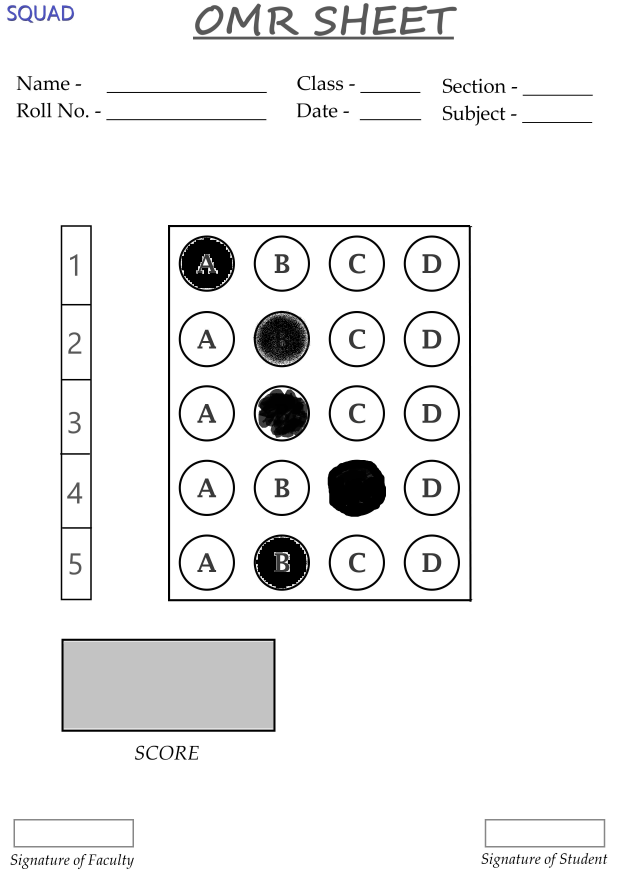
#> input picture testCase/test1.jpg, 2480 x 3508 px, found by its file name (shown at 1/4 size)
$ python Project_1.py
#> lines starting #> are read from the running program, lines starting #| are printed output that depends on the picture; after the words box and inside, x2 and y2 are one past the last pixel; in counts of white or black regions, pixels touching at a corner belong together
### Project_2.py
import cv2
import numpy as np


def rectCont(cont):#Check if given contour is rectangle
    rectCon = []
    for i in cont:
        area = cv2.contourArea(i)
        if area > 50:
            perimeter = cv2.arcLength(i, True)
            sides = cv2.approxPolyDP(i, 0.02 * perimeter, True)
            if len(sides) == 4:
                rectCon.append(i)
    rectCon = sorted(rectCon, key=cv2.contourArea, reverse=True)
    return rectCon


def getCornerPoints(cont):#Find the corners of given the rectangle
    perimeter = cv2.arcLength(cont, True)
    sides = cv2.approxPolyDP(cont, 0.02 * perimeter, True)
    return sides


def reorder(points):#Arrange all the points of rectangle
    points = points.reshape((4, 2))
    newPoints = np.zeros((4, 1, 2), np.int32)
    add = points.sum(1)
    newPoints[0] = points[np.argmin(add)]
    newPoints[3] = points[np.argmax(add)]
    diff = np.diff(points, axis=1)
    newPoints[1] = points[np.argmin(diff)]
    newPoints[2] = points[np.argmax(diff)]
    return newPoints

# Function to split the image in boxes
def splitBoxes(img, questions, options):
    rows = np.vsplit(img, questions)
    boxes = []
    for r in rows:
        cols = np.hsplit(r, options)
        for box in cols:
            boxes.append(box)
    return boxes
# Function to show answer
def showAnswers(img, index, scoring, ans, questions, options):
    width = int(img.shape[1]/questions)
    height = int(img.shape[0]/options)
    for x in range(0, questions):
        answer = index[x]
        X = (answer * height) + height // 2
        Y = (x * width) + width // 2
        if scoring[x] == 1:
            colour = (0, 255, 0)
            cv2.circle(img, (X, Y), 60, colour, cv2.FILLED)
        else:
            colour = (0, 0, 255)
            correctAns = ans[x]
            cv2.circle(img, ((correctAns*height)+height//2,
                             (x*width)+width//2), 30, (0, 255, 0), cv2.FILLED)
            if(answer != -1):
                cv2.circle(img, (X, Y), 60, colour, cv2.FILLED)

    return img

### Project_1.py
import cv2
import numpy as np
import Project_2

#Read the image
Image = "testCase\\test1.jpg"
ImgWidth = 700
Imgheight = 700
questions = 5
options = 4
solu = [0, 1, 2, 2, 3]

img = cv2.imread(Image)
#> img is the input picture: shape (3508, 2480, 3); mean B, G, R 239.2, 239.1, 239.1
img = cv2.resize(img, (ImgWidth, Imgheight))#Resize Image
#> img: shape (700, 700, 3)
imgBigCont = img.copy()
imgCont = img.copy()
finalImg = img.copy()

#Perform Preprocessing in image
grayImg = cv2.cvtColor(img, cv2.COLOR_BGR2GRAY)#Gray Image
blurImg = cv2.GaussianBlur(grayImg, (5, 5), 1)#Blur Gray Image
cannyImg = cv2.Canny(blurImg, 10, 50)#Canny Image
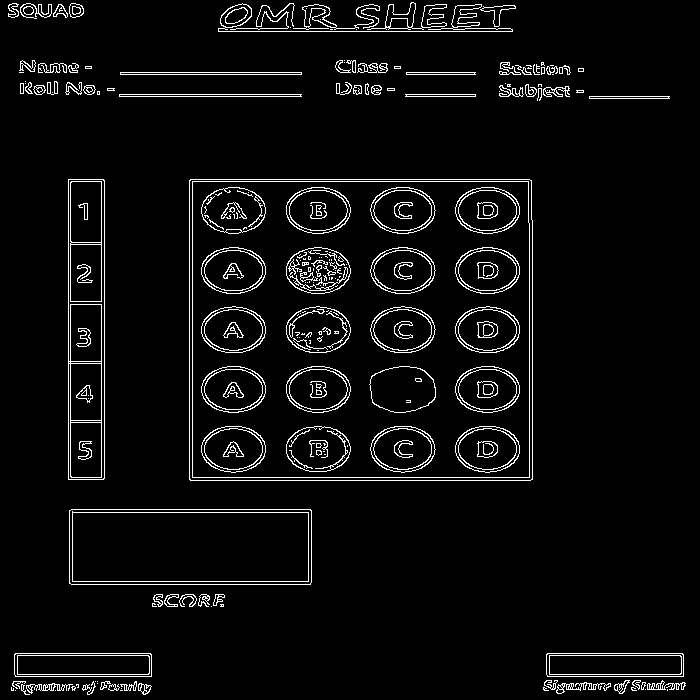
#> cannyImg: shape (700, 700); 4.8% white in thin lines or dots

cont, hierarchy = cv2.findContours(
    cannyImg, cv2.RETR_EXTERNAL, cv2.CHAIN_APPROX_NONE)# Find all Contours
#> cont = 111 contours, 53 with area under 20; largest, box (x1, y1, x2, y2) and area: (189, 179, 533, 481) 103198, (69, 509, 312, 585) 18145, (68, 179, 105, 480) 10799, (546, 653, 684, 677) 3148, (14, 653, 152, 677) 3148
rectCon = Project_2.rectCont(cont) #Filter rectangles from Countours
#> the loop in rectCont, `for i in cont:` made 111 passes
#> (area, perimeter, sides) on passes 30, 31, 40, 41, 42, 43, 44, 45, 73, 74: (3148.5, 318.2, [[546, 654], [547, 676], [683, 676], [682, 653]]), (3148.5, 318.2, [[14, 654], [15, 676], [151, 676], [150, 653]]), (18145, 631.7, [[69, 510], [71, 584], [311, 582], [310, 509]]), (103198.5, 1285.1, [[189, 180], [190, 480], [532, 479], [531, 180]]), (10799, 670.8, [[68, 179], [68, 479], [103, 479], [104, 180]]), (159, 164.8, [[589, 96], [669, 98]]), (139, 144.8, [[405, 94], [475, 96]]), (363, 368.8, [[119, 94], [301, 96]]), (137, 142.8, [[406, 72], [475, 74]]), (362, 366, [[120, 72], [301, 74]])
#> (area, perimeter) on passes 15, 17, 19, 26, 28, 35: (95, 41.8), (136, 203.7), (172.5, 244.4), (114, 173.1), (98.5, 50.87), (58, 50.14)
#> after the loop in rectCont, `for i in cont:`: rectCon = 5 contours; box (x1, y1, x2, y2) and area: (189, 179, 533, 481) 103198, (69, 509, 312, 585) 18145, (68, 179, 105, 480) 10799, (546, 653, 684, 677) 3148, (14, 653, 152, 677) 3148
bigCont = Project_2.getCornerPoints(rectCon[0])#Corner points of biggest rectangle(For OMR box)
#> in getCornerPoints, `perimeter = cv2.arcLength(cont, True)`: perimeter = 1285.1
#> in getCornerPoints, `sides = cv2.approxPolyDP(cont, 0.02 * perimeter, True)`: sides = [[189, 180], [190, 480], [532, 479], [531, 180]]
#> bigCont = [[189, 180], [190, 480], [532, 479], [531, 180]]
gradeScore = Project_2.getCornerPoints(rectCon[1])#Corner points of secnod biggest rectangle(For grade box)
#> gradeScore = [[69, 510], [71, 584], [311, 582], [310, 509]]
bigCont = Project_2.reorder(bigCont)
#> in reorder, `points = points.reshape((4, 2))`: points = [[189, 180], [190, 480], [532, 479], [531, 180]]
#> in reorder, `add = points.sum(1)`: add = [369, 670, 1011, 711]
#> in reorder, `diff = np.diff(points, axis=1)`: diff = [-9, 290, -53, -351]
#> bigCont = [[189, 180], [531, 180], [190, 480], [532, 479]]
gradeScore = Project_2.reorder(gradeScore)
#> gradeScore = [[69, 510], [310, 509], [71, 584], [311, 582]]

pt1 = np.float32(bigCont)
#> pt1 = [[189, 180], [531, 180], [190, 480], [532, 479]]
pt2 = np.float32(
    [[0, 0], [ImgWidth, 0], [0, Imgheight], [ImgWidth, Imgheight]])
matrix = cv2.getPerspectiveTransform(pt1, pt2)
#> matrix = [[2.04, -0.00679, -383.6], [-3.76e-16, 2.33, -419.2], [-9.73e-06, 6.5e-08, 1]]
imgCol = cv2.warpPerspective(img, matrix, (ImgWidth, Imgheight))
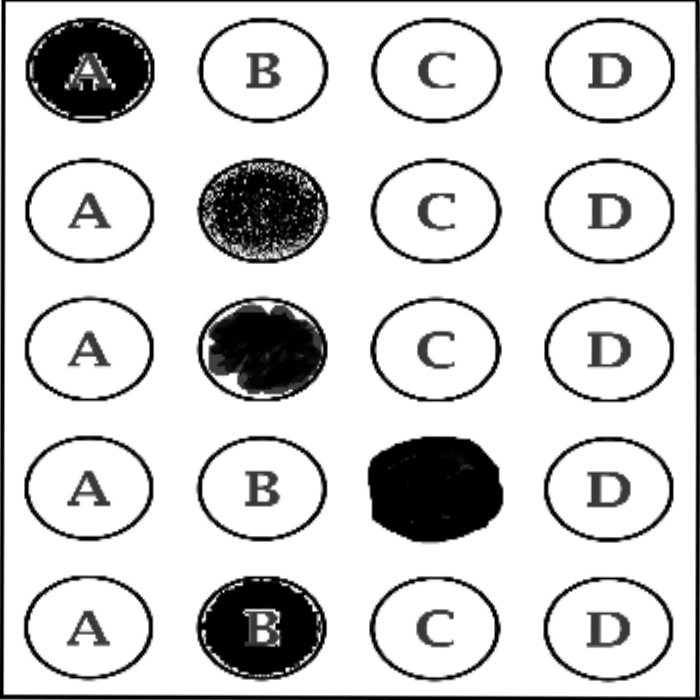
#> imgCol: shape (700, 700, 3); mean B, G, R 209.1, 209.1, 209.1

ptG1 = np.float32(gradeScore)
#> ptG1 = [[69, 510], [310, 509], [71, 584], [311, 582]]
ptG2 = np.float32([[0, 0], [325, 0], [0, 150], [325, 150]])#Points for Grade box
matrixG = cv2.getPerspectiveTransform(ptG1, ptG2)
#> matrixG = [[1.29, -0.0349, -71.21], [0.00812, 1.96, -998.7], [-5.5e-05, -5.21e-05, 1]]
imgSD = cv2.warpPerspective(img, matrixG, (325, 150))


imgWG = cv2.cvtColor(imgCol, cv2.COLOR_BGR2GRAY)
imgThreshold = cv2.threshold(imgWG, 170, 255, cv2.THRESH_BINARY_INV)[1]
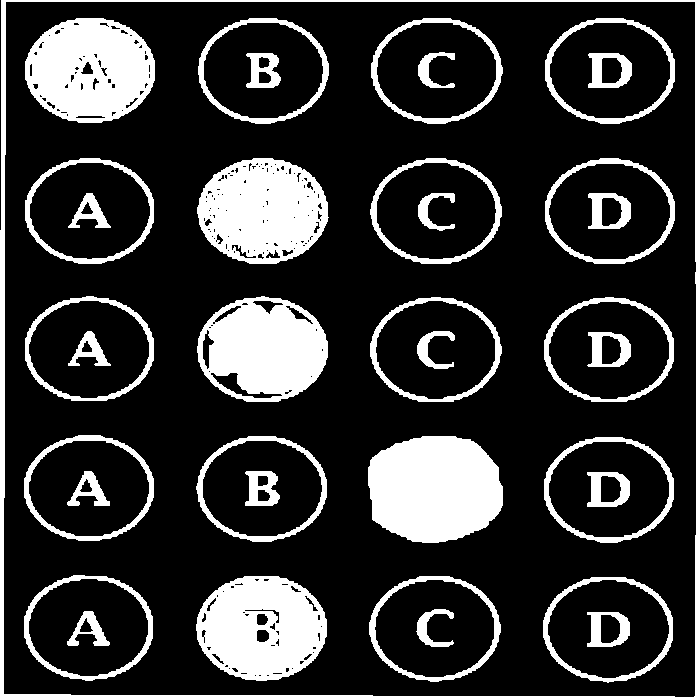
#> imgThreshold: shape (700, 700); 20.7% white; 36 white regions, largest, box (x1, y1, x2, y2) and area: (368, 436, 503, 543) 11779, (0, 0, 700, 700) 11021, (197, 158, 329, 264) 10300
boxes = Project_2.splitBoxes(imgThreshold, questions, options)
#> in splitBoxes, `rows = np.vsplit(img, questions)`: rows = 5 items
#> the loop in splitBoxes, `for r in rows:` made 5 passes
#> after the loop in splitBoxes, `for r in rows:`: boxes = 20 items
#> boxes = 20 items

rowCount = 0
colCount = 0
pixelValue = np.zeros((questions, options))

for val in boxes:
    netPixel = cv2.countNonZero(val)
    pixelValue[rowCount][colCount] = netPixel
    colCount += 1
    if (colCount == options):
        colCount = 0
        rowCount += 1
#> this loop made 20 passes
#> netPixel on passes 1 to 12: 11269, 2970, 2740, 3764, 3055, 10300, 2418, 3385, 3078, 9791, 2396, 3188
#> after the loop, colCount = 0; pixelValue = [[11269, 2970, 2740, 3764], [3055, 10300, 2418, 3385], [3078, 9791, 2396, 3188], [3108, 2641, 11779, 3284], [3895, 11054, 3128, 3960]]; rowCount = 5

index = []
for x in range(0, questions):
    arr = pixelValue[x]
    mx = max(arr)
    indexVal = np.where(arr == np.amax(arr))
    if mx>5000:
        index.append(indexVal[0][0])
    else:
        index.append(-1)
#> this loop made 5 passes
#> (arr, mx, indexVal) on passes 1 to 5: ([11269, 2970, 2740, 3764], 11269, ([0],)), ([3055, 10300, 2418, 3385], 10300, ([1],)), ([3078, 9791, 2396, 3188], 9791, ([1],)), ([3108, 2641, 11779, 3284], 11779, ([2],)), ([3895, 11054, 3128, 3960], 11054, ([1],))
#> after the loop, index = [0, 1, 1, 2, 1]

scoring = []
for x in range(0, questions):
    if solu[x] == index[x]:
        scoring.append(1)
    else:
        scoring.append(0)
#> after the loop, scoring = [1, 1, 0, 1, 0]
score = (sum(scoring)/questions)*100
#> score = 60
resultImg = imgCol.copy()
resultImg = Project_2.showAnswers(
    resultImg, index, scoring, solu, questions, options)
#> the loop in showAnswers, `for x in range(0, questions):` made 5 passes
#> (answer, X) on passes 1 to 5: (0, 87), (1, 262), (1, 262), (2, 437), (1, 262)
#> after the loop in showAnswers, `for x in range(0, questions):`:
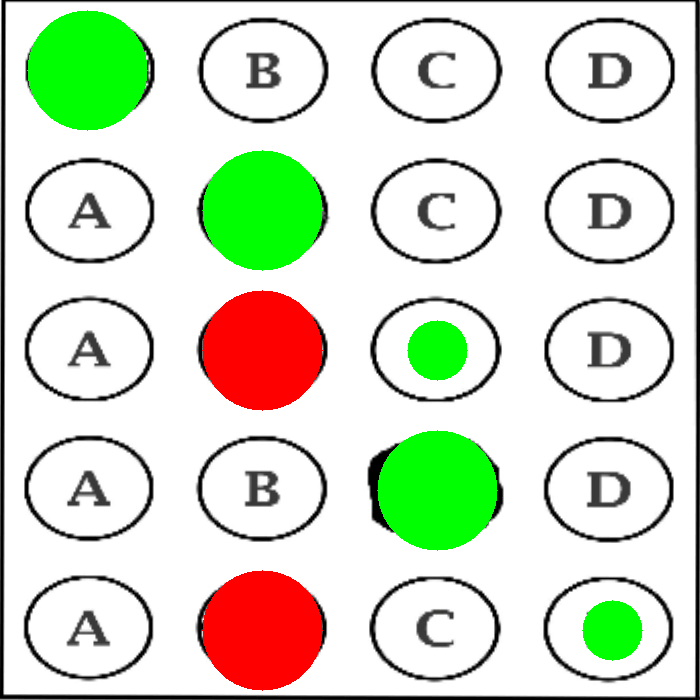
#> img: shape (700, 700, 3); mean B, G, R 200.8, 221.3, 212.5
rawImg = np.zeros_like(imgCol)
rawImg = Project_2.showAnswers(
    rawImg, index, scoring, solu, questions, options)
#> call 2 of showAnswers, with questions = 5, options = 4
#> the loop in showAnswers (call 2), `for x in range(0, questions):` made 5 passes
#> after the loop in showAnswers (call 2), `for x in range(0, questions):`:
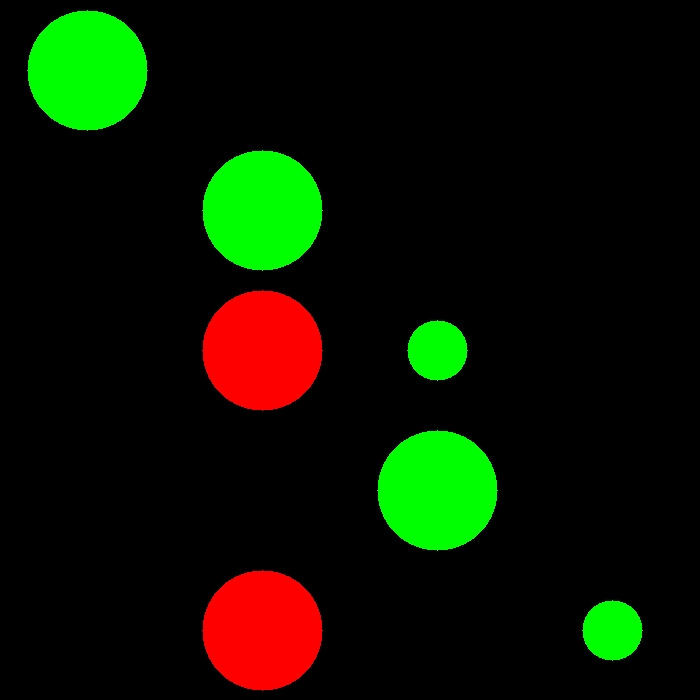
#> img: shape (700, 700, 3); mean B, G, R 0, 20.6, 11.7
invertedMatrix = cv2.getPerspectiveTransform(pt2, pt1)
#> invertedMatrix = [[0.491, 0.00143, 189], [0.00086, 0.429, 180], [4.78e-06, -1.4e-08, 1]]
imgInvWarp = cv2.warpPerspective(rawImg, invertedMatrix, (ImgWidth, Imgheight))

rawScoreImg = np.zeros_like(imgSD)
cv2.putText(rawScoreImg, str(int(score))+"%", (50, 100),
            cv2.FONT_HERSHEY_COMPLEX, 3, (0, 255, 255), 3)
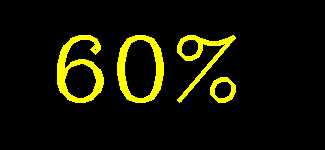
#> rawScoreImg: shape (150, 325, 3); mean of channels 0, 1, 2 0, 18.7, 18.7; drawn as B, G, R
revMatrix = cv2.getPerspectiveTransform(ptG2, ptG1)
#> revMatrix = [[0.755, 0.0153, 69], [0.0186, 0.509, 510], [4.25e-05, 2.74e-05, 1]]
revImgGD = cv2.warpPerspective(rawScoreImg, revMatrix, (ImgWidth, Imgheight))

finalImg = cv2.addWeighted(finalImg, 1, imgInvWarp, 1, 0)
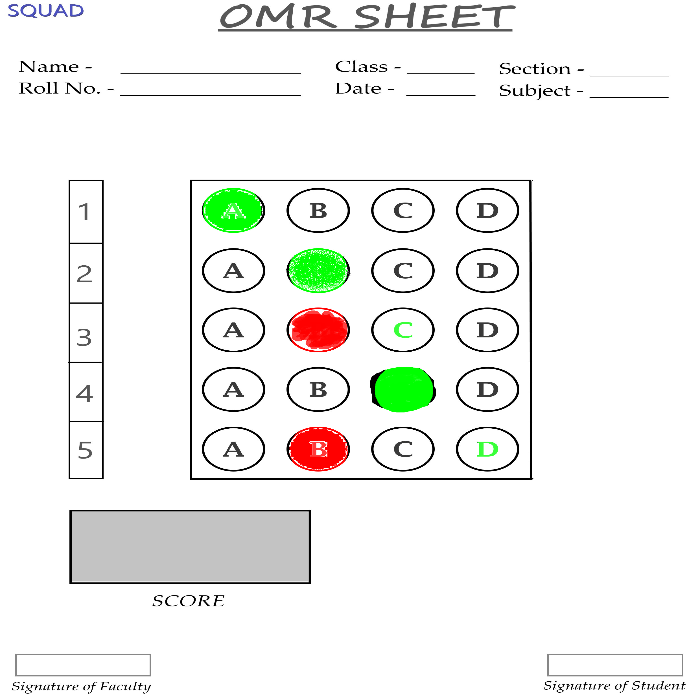
#> finalImg: shape (700, 700, 3); mean B, G, R 239.4, 242.4, 241.2
finalImg = cv2.addWeighted(finalImg, 1, revImgGD, 1, 0)

# printing the final output
cv2.imshow("Final Image", finalImg)

#wait 0 means manually closing thw window
cv2.waitKey(0)

$ run again, with testCase/test2.jpg copied over testCase/test1.jpg
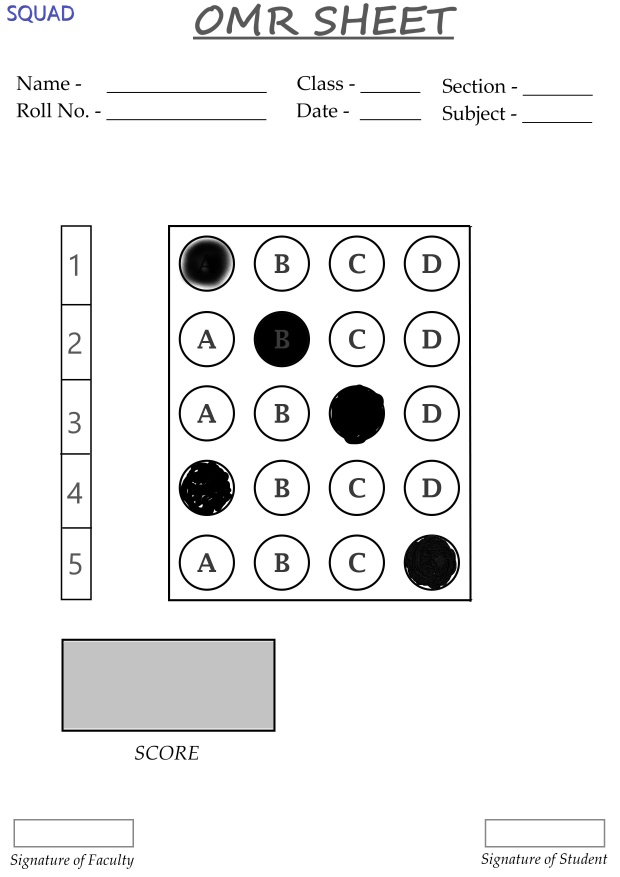
#> input picture testCase/test2.jpg, 2480 x 3508 px, found by its file name (shown at 1/4 size)
#> img is the input picture: shape (3508, 2480, 3); mean B, G, R 239, 238.9, 238.9
#> `cannyImg = cv2.Canny(blurImg, 10, 50)#Canny Image`:
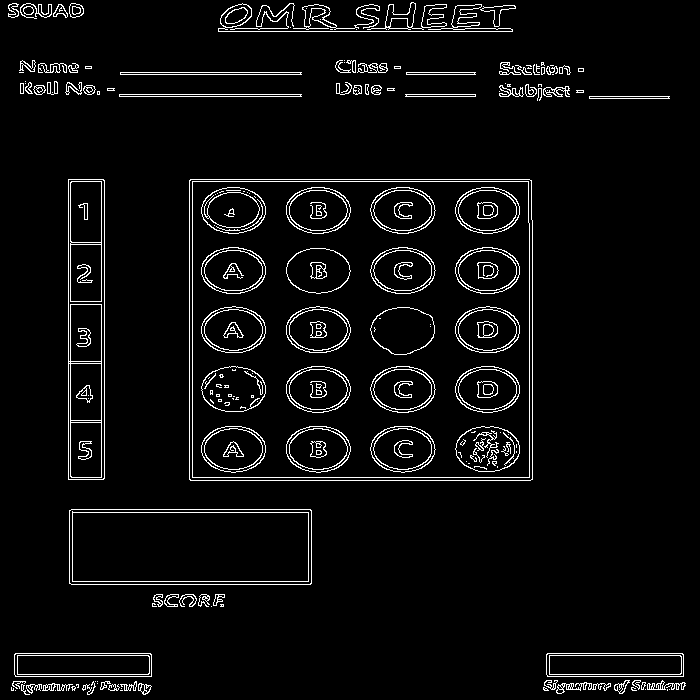
#> cannyImg: shape (700, 700); 4.7% white in thin lines or dots
#> cont = 113 contours, 56 with area under 20; largest, box (x1, y1, x2, y2) and area: (189, 179, 533, 481) 103198, (69, 509, 312, 585) 18146, (68, 179, 105, 480) 10799, (546, 653, 684, 677) 3148, (14, 653, 152, 677) 3148
#> the loop in rectCont, `for i in cont:` made 113 passes
#> (area, perimeter, sides) on passes 32, 33, 42, 43, 44, 45: (3148.5, 318.2, [[546, 654], [547, 676], [683, 676], [682, 653]]), (3148.5, 318.2, [[14, 654], [15, 676], [151, 676], [150, 653]]), (18146, 631.7, [[69, 510], [71, 584], [311, 583], [310, 509]]), (103198.5, 1285.1, [[189, 180], [190, 480], [532, 479], [531, 180]]), (10799, 670.8, [[68, 179], [68, 479], [103, 479], [104, 180]]), (159, 164.8, [[589, 96], [669, 98]])
#> after the loop in rectCont, `for i in cont:`: rectCon = 5 contours; box (x1, y1, x2, y2) and area: (189, 179, 533, 481) 103198, (69, 509, 312, 585) 18146, (68, 179, 105, 480) 10799, (546, 653, 684, 677) 3148, (14, 653, 152, 677) 3148
#> in getCornerPoints, `perimeter = cv2.arcLength(cont, True)`: perimeter = 1285.1
#> in getCornerPoints, `sides = cv2.approxPolyDP(cont, 0.02 * perimeter, True)`: sides = [[189, 180], [190, 480], [532, 479], [531, 180]]
#> `gradeScore = Project_2.getCornerPoints(rectCon[1])#Corner points of se..`: gradeScore = [[69, 510], [71, 584], [311, 583], [310, 509]]
#> points = [[189, 180], [190, 480], [532, 479], [531, 180]]
#> add = [369, 670, 1011, 711]
#> diff = [-9, 290, -53, -351]
#> `bigCont = Project_2.reorder(bigCont)`: bigCont = [[189, 180], [531, 180], [190, 480], [532, 479]]
#> `gradeScore = Project_2.reorder(gradeScore)`: gradeScore = [[69, 510], [310, 509], [71, 584], [311, 583]]
#> pt1 = [[189, 180], [531, 180], [190, 480], [532, 479]]
#> matrix = [[2.04, -0.00679, -383.6], [-3.76e-16, 2.33, -419.2], [-9.73e-06, 6.5e-08, 1]]
#> ptG1 = [[69, 510], [310, 509], [71, 584], [311, 583]]
#> matrixG = [[1.31, -0.0354, -72.38], [0.00814, 1.96, -1001.3], [-4.53e-07, -5.45e-05, 1]]
#> imgThreshold: shape (700, 700); 20.8% white; 36 white regions, largest, box (x1, y1, x2, y2) and area: (370, 296, 502, 409) 11252, (0, 0, 700, 700) 11021, (197, 158, 328, 264) 10859
#> rows = 5 items
#> the loop in splitBoxes, `for r in rows:` made 5 passes
#> after the loop in splitBoxes, `for r in rows:`: boxes = 20 items
#> the loop `for val in boxes:` made 20 passes
#> netPixel on passes 1 to 8: 10993, 2968, 2738, 3761, 3054, 10859, 2419, 3385
#> after the loop `for val in boxes:`: colCount = 0; pixelValue = [[10993, 2968, 2738, 3761], [3054, 10859, 2419, 3385], [3079, 2564, 11252, 3185], [11023, 2639, 2398, 3283], [3893, 3423, 3128, 11974]]; rowCount = 5
#> the loop `for x in range(0, questions):` made 5 passes
#> (arr, mx, indexVal) on passes 1 to 5: ([10993, 2968, 2738, 3761], 10993, ([0],)), ([3054, 10859, 2419, 3385], 10859, ([1],)), ([3079, 2564, 11252, 3185], 11252, ([2],)), ([11023, 2639, 2398, 3283], 11023, ([0],)), ([3893, 3423, 3128, 11974], 11974, ([3],))
#> after the loop `for x in range(0, questions):`: index = [0, 1, 2, 0, 3]
#> after the loop `for x in range(0, questions):`: scoring = [1, 1, 1, 0, 1]
#> score = 80
#> the loop in showAnswers, `for x in range(0, questions):` made 5 passes
#> (answer, X) on passes 1 to 5: (0, 87), (1, 262), (2, 437), (0, 87), (3, 612)
#> the loop in showAnswers (call 2), `for x in range(0, questions):` made 5 passes
#> invertedMatrix = [[0.491, 0.00143, 189], [0.00086, 0.429, 180], [4.78e-06, -1.4e-08, 1]]
#> revMatrix = [[0.742, 0.0153, 69], [-0.00299, 0.51, 510], [1.73e-07, 2.78e-05, 1]]
#> `finalImg = cv2.addWeighted(finalImg, 1, imgInvWarp, 1, 0)`:
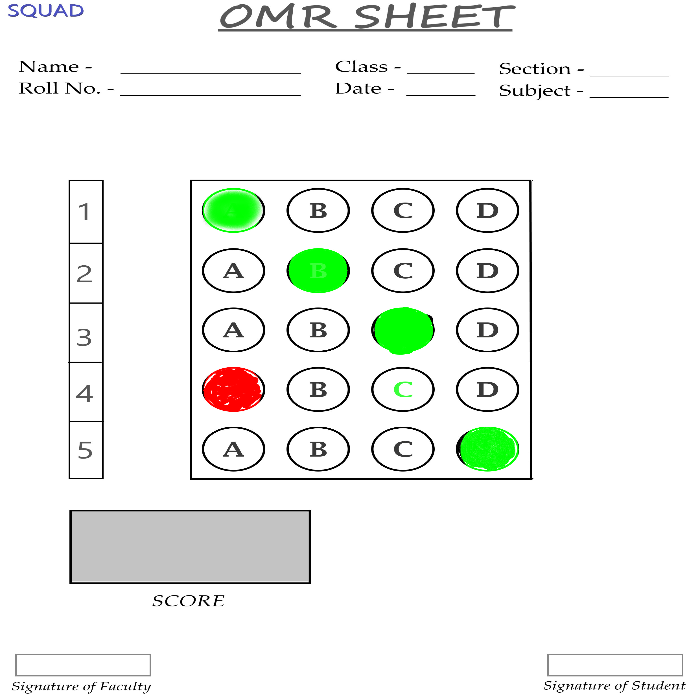
#> finalImg: shape (700, 700, 3); mean B, G, R 239.2, 243.3, 240.1
